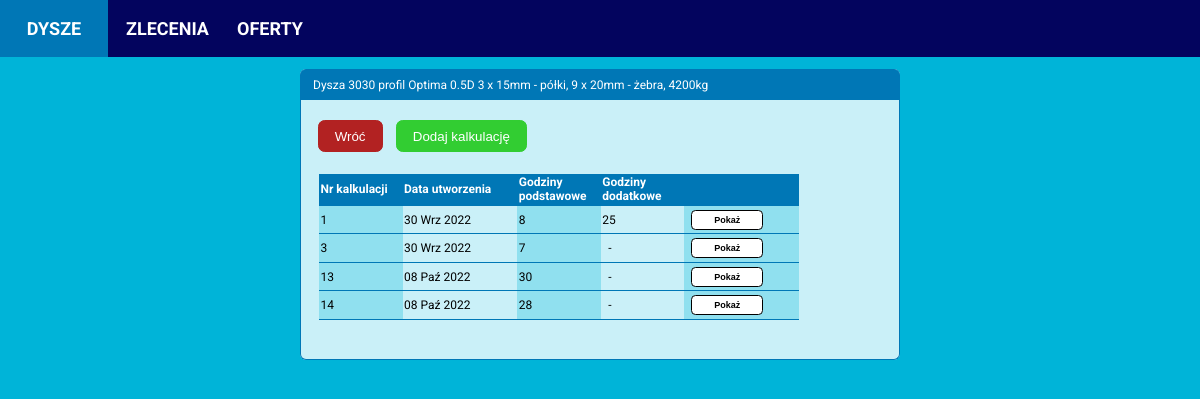
Before: /nozzle/1/calculations with the older database file.
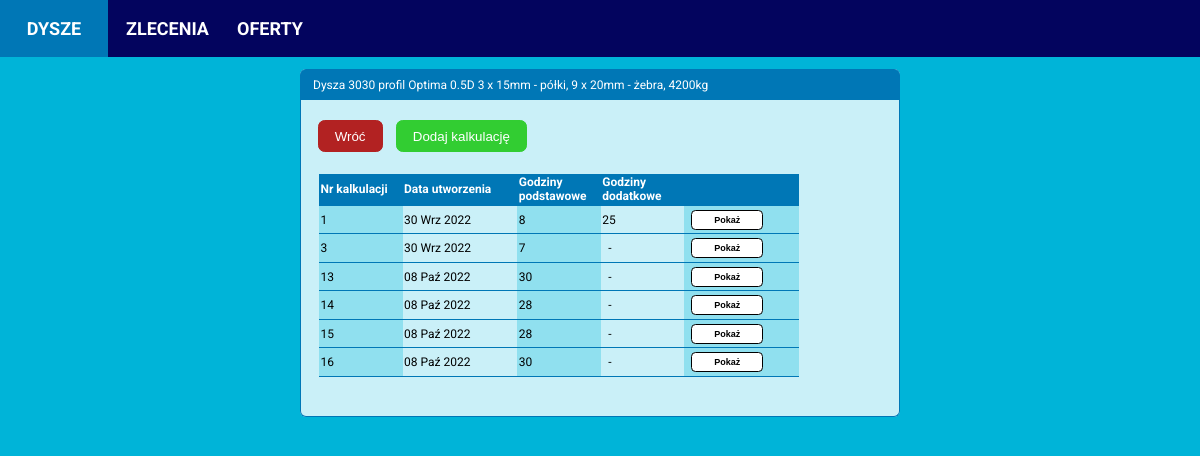
After: the same page with the newer database file.
### calculator/models.py (models this page shows, shortened)
class Nozzle(models.Model):
    PROFILES = (('Optima', 'Optima'),
                ('19A', '19A'),
                )
    INNER_RING_TYPES = (('Complete st. st. inside', 'Wnętrze nierdzewne'),
                        ('St. st. ring inside', 'Pierścień kawitacyjny nierdzewny'),
                        ('Complete steel', 'Wnętrze ze stali zwykłej'),
                        ('St. st. ring and outlet', 'Pierścień kawitacyjny i wylot ze stali nierdzewnej'))
    date_created = models.DateTimeField(auto_now_add=True)
    diameter = models.PositiveIntegerField(null=False, blank=False)
    profile = models.CharField(max_length=32, choices=PROFILES, null=False, blank=False)
    drawing_number = models.CharField(max_length=32, blank=True)
    profile_height = models.PositiveIntegerField(null=False, blank=False)
    inner_ring_type = models.CharField(max_length=32, choices=INNER_RING_TYPES, null=False, blank=False)
    inner_ring_thickness_propeller_zone = models.PositiveIntegerField(null=False, blank=False)
    inner_ring_thickness_inlet_zone = models.PositiveIntegerField(null=False, blank=False)
    inner_ring_thickness_outlet_zone = models.PositiveIntegerField(null=False, blank=False)
    ribs_quantity = models.PositiveIntegerField(null=False, blank=False)
    ribs_thickness = models.PositiveIntegerField(null=False, blank=False)
    segments_quantity = models.PositiveIntegerField(null=False, blank=False)
    segments_thickness = models.PositiveIntegerField(null=False, blank=False)
    has_headbox = models.BooleanField(null=False, blank=False)
    has_outlet_ring = models.BooleanField(null=False, blank=False)
    theoretical_weight = models.PositiveIntegerField(blank=True, default=0)
    real_weight = models.PositiveIntegerField(blank=True, default=0)

class NozzleCalculation(models.Model):
    nozzle = models.ForeignKey(Nozzle, on_delete=models.CASCADE)
    date_created = models.DateTimeField(auto_now_add=True)
    assembly_hours = models.PositiveIntegerField(default=0, blank=True, null=True)
    welding_hours = models.PositiveIntegerField(default=0, blank=True, null=True)
    spinning_hours = models.PositiveIntegerField(default=0, blank=True, null=True)
    small_machining_hours = models.PositiveIntegerField(default=0, blank=True, null=True)
    medium_machining_hours = models.PositiveIntegerField(default=0, blank=True, null=True)
    tos_machining_hours = models.PositiveIntegerField(default=0, blank=True, null=True)
    cutting_plates_hours = models.PositiveIntegerField(default=0, blank=True, null=True)
    bending_hours = models.PositiveIntegerField(default=0, blank=True, null=True)
    rolling_profiles_hours = models.PositiveIntegerField(default=0, blank=True, null=True)
    comment = models.TextField(default='', blank=True, null=True)
    diameter = models.PositiveIntegerField(null=False, blank=False)
    profile = models.CharField(max_length=32, null=False, blank=False)
    drawing_number = models.CharField(max_length=32, blank=True)
    profile_height = models.PositiveIntegerField(null=False, blank=False)
    inner_ring_type = models.CharField(max_length=32, null=False, blank=False)
    inner_ring_thickness_propeller_zone = models.PositiveIntegerField(null=False, blank=False)
    inner_ring_thickness_inlet_zone = models.PositiveIntegerField(null=False, blank=False)
    inner_ring_thickness_outlet_zone = models.PositiveIntegerField(null=False, blank=False)
    ribs_quantity = models.PositiveIntegerField(null=False, blank=False)
    ribs_thickness = models.PositiveIntegerField(null=False, blank=False)
    segments_quantity = models.PositiveIntegerField(null=False, blank=False)
    segments_thickness = models.PositiveIntegerField(null=False, blank=False)
    has_headbox = models.BooleanField(null=False, blank=False)
    has_outlet_ring = models.BooleanField(null=False, blank=False)
    theoretical_weight = models.PositiveIntegerField(blank=True, default=0)
    real_weight = models.PositiveIntegerField(blank=True, default=0)

### calculator/views.py (the view)
# urls.py: path('nozzle/<int:nozzle_id>/calculations', nozzle_calculations_view, name='nozzle_calculations'),
def nozzle_calculations_view(request, nozzle_id):
    nozzle = Nozzle.objects.get(id=nozzle_id)
    ratio = round((nozzle.profile_height / nozzle.diameter), 1)
    calculations = nozzle.nozzlecalculation_set.order_by('date_created').annotate(
        total_additional_hours=Sum(F('additionalnozzlehours__additional_hours_amount'))).annotate(
        total_hours=F('assembly_hours') + F('welding_hours') + F('spinning_hours') + F('small_machining_hours')
            + F('medium_machining_hours') + F('tos_machining_hours') + F('cutting_plates_hours')
            + F('bending_hours') + F('rolling_profiles_hours'))
    for calculation in calculations:
        print(calculation.total_hours)
    template = 'calculator/nozzle_calculations.html'
    context = {'nozzle': nozzle,
               'calculations': calculations,
               'ratio': ratio,
               }
    return render(request, template, context)

### calculator/templates/calculator/nozzle_calculations.html
{% extends 'calculator/base.html' %}
{% block content %}
<div class="content-main">
  <div class="item-box">
    <div class="item-header-box">
      <p>Dysza {{ nozzle.diameter }}
       profil {{ nozzle.profile }}
      {{ ratio }}D {{ type_name }}
      {{ nozzle.segments_quantity}} x {{ nozzle.segments_thickness}}mm - półki,
      {{ nozzle.ribs_quantity}} x {{ nozzle.ribs_thickness}}mm - żebra,
      {{ nozzle.theoretical_weight }}kg</p>
    </div>
    <div class="item-details">
      <div class="button-box">
        <a href="{% url 'calculator:nozzle_details' nozzle.id %}"><button class="cancel-btn">Wróć</button></a>
        <a href="{% url 'calculator:add_nozzle_calculation' nozzle_id=nozzle.id %}"><button class="add-btn">Dodaj kalkulację</button></a>
      </div>
      <div class="item-details-table">
        <table>
          <thead>
            <tr>
              <th style="width: 6em;">Nr kalkulacji</th>
              <th>Data utworzenia</th>
              <th style="width: 6em;">Godziny podstawowe</th>
              <th style="width: 6em;">Godziny dodatkowe</th>
              <th></th>
            </tr>
          </thead>
          {% for calculation in calculations %}
          <tr>
            <td>{{ calculation.id }}</td>
            {% load i18n %}
            {% language 'pl' %}
            <td>{{ calculation.date_created|date:"d M Y" }}</td>
            {% endlanguage %}
            {% if calculation.total_hours %}
              <td>{{ calculation.total_hours }}</td>
            {% else %}
              <td>&nbsp; -</td>
            {% endif %}
            {% if calculation.total_additional_hours %}
              <td>{{ calculation.total_additional_hours }}</td>
            {% else %}
              <td>&nbsp; -</td>
            {% endif %}
            <td><a href="{% url 'calculator:nozzle_calculation_details' nozzle_id=nozzle.id calculation_id=calculation.id %}">
              <button class="show-btn">Pokaż</button></a></td>
          </tr>
          {% endfor %}
        </table>
      </div>
    </div>
  </div>
</div>
{% endblock content %}

### calculator/templates/calculator/base.html (shortened to what this page needs)
{% load static %}
<!DOCTYPE html>
<html lang="en">
<head>
  <link rel="stylesheet" href="{% static 'styles.css' %}">
  <link rel="stylesheet" href="{% static 'navbar.css' %}">
</head>
<body>
  {% include 'calculator/navbar.html' %}
  {% block content %}
  {% endblock content %}
</body>
</html>

### calculator/templates/calculator/navbar.html
<navbar>
  <ul>
    <li><a class='navbar-lnk' href="{% url 'calculator:nozzles' %}">DYSZE</a></li>
    <li><a class="navbar-lnk" href="{% url 'calculator:orders_view' %}">ZLECENIA</a></li>
    <li><a class="navbar-lnk" href="{% url 'calculator:offers_view' %}">OFERTY</a></li>
  </ul>
</navbar>

### static/styles.css (style rules this page uses)
body { font-family: Roboto, Arial; font-size: 12px; margin: 0 auto; padding: 0; background-color: #00b4d8; }
table { width: 480px; }
table, th, td { border-collapse: collapse; text-align: left; border-bottom: 1px solid #0077b6; margin-left: 0.5em; margin-bottom: 2em; }
td:nth-child(2n+1) { background-color: #90e0ef; }
thead { background-color: #0077b6; color: white; font-weight: 300; }
thead th { width: 100px; }
th, td { padding: 0.125em; }
.content-main { display: flex; flex-direction: row; background-color: #00b4d8; justify-content: space-between; align-items: flex-start; margin: 0 auto; padding: 0 auto; }
.item-box { min-width: 350px; width: 600px; display: flex; flex-direction: column; background-color: #CAF0F8; border-radius: 0.5em; margin: 1em auto; padding: 0px; }
.item-header-box { display: flex; margin: 0; padding-left: 1em; background-color: #0077b6; height: 2.5em; color: white; border-top-left-radius: 0.5em; border-top-right-radius: 0.5em; border-left: 1px solid #0077b6; border-right: 1px solid #0077b6; border-top: 1px solid #0077b6; align-items: center; }
.item-details { padding: 1em 1em; border-left: 1px solid #0077b6; border-right: 1px solid #0077b6; border-bottom: 1px solid #0077b6; border-bottom-left-radius: 0.5em; border-bottom-right-radius: 0.5em; }
.item-details-table { padding: 0.25em 0; margin-top: 1em; }
.button-box { display: flex; justify-content: flex-start; align-items: center; margin: 0.125em 0.25em; }
.show-btn { font-size: 0.75em; font-weight: bold; text-align: center; margin: 0.25em 0.625em; background-color: white; border: 1px solid black; border-radius: 0.5em; height: 1.25rem; width: 8em; cursor: pointer; transition: background-color 0.2s; transition: color 0.2s; }
.add-btn, .confirm-btn, .cancel-btn { background-color: limegreen; color: white; border: 1px solid limegreen; border-radius: 0.5em; height: 2rem; padding: 0.5rem 1rem; margin: 0.5em 0.5em; cursor: pointer; }
.cancel-btn { background-color: firebrick; border: 1px solid firebrick; margin-left: 0.125em; }

### static/navbar.css (style rules this page uses)
ul { list-style-type: none; margin: 0; padding: 0; background-color: #03045E; overflow: hidden; }
li { display: inline; float: left; }
.navbar-lnk { display: block; padding: 0.5em; text-align: center; font-size: 1.5em; font-weight: bold; text-decoration: none; color: white; padding: 1em 1em; width: 4em; }

Changed rows visible on the page:
added NozzleCalculation: id "15", date_created "08 Paź 2022", total_hours "28"
added NozzleCalculation: id "16", date_created "08 Paź 2022", total_hours "30"
